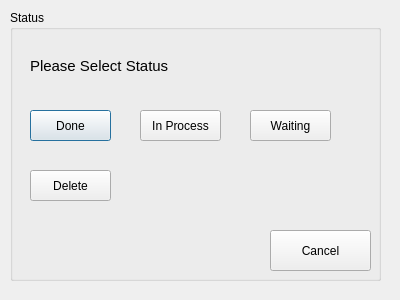
<?xml version="1.0" encoding="UTF-8"?>
<ui version="4.0">
 <class>StatusChangeWindow</class>
 <widget class="QDialog" name="StatusChangeWindow">
  <property name="geometry">
   <rect>
    <x>0</x>
    <y>0</y>
    <width>400</width>
    <height>300</height>
   </rect>
  </property>
  <property name="windowTitle">
   <string>Dialog</string>
  </property>
  <widget class="QGroupBox" name="status_group_box">
   <property name="geometry">
    <rect>
     <x>10</x>
     <y>10</y>
     <width>371</width>
     <height>271</height>
    </rect>
   </property>
   <property name="title">
    <string>Status</string>
   </property>
   <widget class="QLabel" name="label">
    <property name="geometry">
     <rect>
      <x>20</x>
      <y>40</y>
      <width>221</width>
      <height>31</height>
     </rect>
    </property>
    <property name="font">
     <font>
      <pointsize>11</pointsize>
     </font>
    </property>
    <property name="text">
     <string>Please Select Status</string>
    </property>
   </widget>
   <widget class="QPushButton" name="status_done_push_button">
    <property name="geometry">
     <rect>
      <x>20</x>
      <y>100</y>
      <width>81</width>
      <height>31</height>
     </rect>
    </property>
    <property name="text">
     <string>Done</string>
    </property>
   </widget>
   <widget class="QPushButton" name="status_inprocess_push_button">
    <property name="geometry">
     <rect>
      <x>130</x>
      <y>100</y>
      <width>81</width>
      <height>31</height>
     </rect>
    </property>
    <property name="text">
     <string>In Process</string>
    </property>
   </widget>
   <widget class="QPushButton" name="status_waiting_push_button">
    <property name="geometry">
     <rect>
      <x>240</x>
      <y>100</y>
      <width>81</width>
      <height>31</height>
     </rect>
    </property>
    <property name="text">
     <string>Waiting</string>
    </property>
   </widget>
   <widget class="QPushButton" name="status_deleted_push_button">
    <property name="geometry">
     <rect>
      <x>20</x>
      <y>160</y>
      <width>81</width>
      <height>31</height>
     </rect>
    </property>
    <property name="text">
     <string>Delete</string>
    </property>
   </widget>
   <widget class="QPushButton" name="status_cancel_push_button">
    <property name="geometry">
     <rect>
      <x>260</x>
      <y>220</y>
      <width>101</width>
      <height>41</height>
     </rect>
    </property>
    <property name="text">
     <string>Cancel</string>
    </property>
   </widget>
  </widget>
 </widget>
 <resources/>
 <connections/>
</ui>
